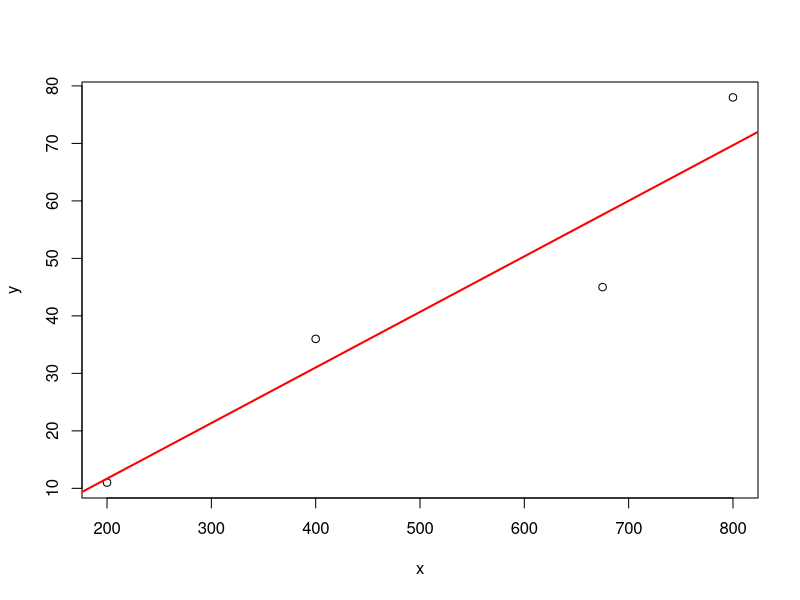
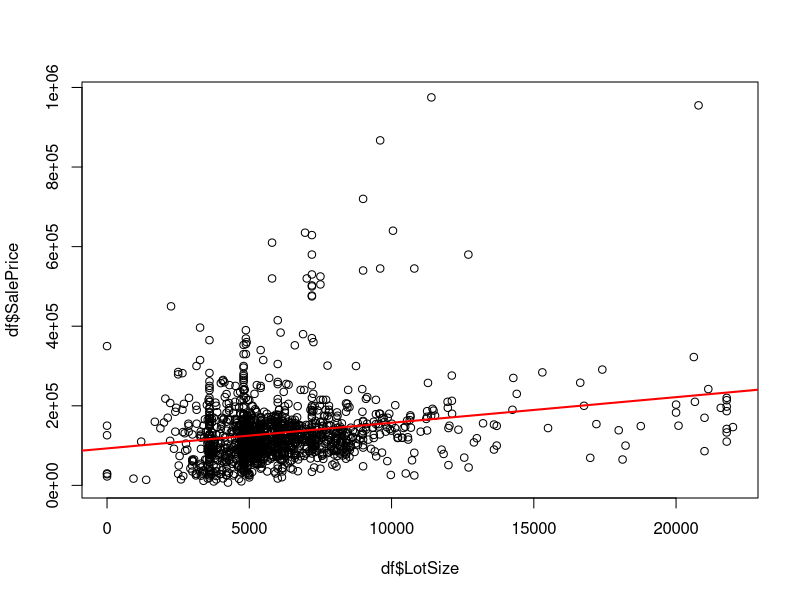

Recreate these plots in R, in order.
### author: Dr. Qiusheng Wu

############################## Ex1
# 1a
n <- 24
intercept <- 0.46
slope <- 0.19

TSS <- 2.3  # Total sum of squares
RSS <- 1.7  # Residual sum of squares
MSS <- TSS - RSS # Model sum of squares

df1 <- 1
df2 <- n-2

msq1 <- MSS/df1 # mean square of regression
msq2 <- RSS/df2  # mean square of residual

F.value <- msq1/msq2  # 7.76

# 1b
y <- intercept + slope * (50000/1000)  # y = 9.96


# 1c
# for every increase in annual income equal to $1000, the predicted weekly shopping trip frequency will increase by 0.19

# 1d
F.critical <- qf(0.95,df1,df2)  # 4.30
# since F.value > F.critical, we reject the null hypothesis. In other words, the regression coefficient is significantly different from zero

# 1e
r.sq <- MSS/TSS  # R2 = 0.26
r <- sqrt(r.sq)  # r = 0.51


########################################## Ex6

## option 1: using lm() function

# (a)
y <- c(36,78,11,45)
x <- c(400,800,200,675)
n <- length(y)

m <- lm(y~x)
summary(m)
# intercept = -7.63721
# slope = 0.09665

## (b)
# use the equation on page 236 of the textbook
se <- sqrt(sum(residuals(m)^2)/(n-2))  # 11.252

## (c)
summary(m)
anova(m)
# p-value: 0.05663
# p-value > 0.05, so we fail to reject the null hypothesis that the regression coefficient associated with the independent variables is equal to zero
confint(m)
#                     2.5 %     97.5 %
# (Intercept)   -66.487337152 51.2129252
# x             -0.006754067  0.2000541

## (d)
summary(m)
# R2 = 0.8899

## (e)
df <- data.frame(x,y)
df$predict <- fitted(m)
df$residual <- residuals(m)
View(df)

## (f)
anova(m)
# Analysis of Variance Table
# 
# Response: y
# Df  Sum Sq Mean Sq F value  Pr(>F)  
# x          1 2047.77 2047.77  16.173 0.05663 .
# Residuals  2  253.23  126.61                  
# ---
#   Signif. codes:  0 ?**?0.001 ?*?0.01 ??0.05 ??0.1 ??1

## (g)
plot(x,y)
abline(m,col="red",lwd=2)


########################## Ex 10
df <- read.csv("Milwaukee_Sales_2012.csv",header = TRUE)
m <- lm(SalePrice ~ LotSize,data = df)
summary(m)

# SalePrice = 92980 + 6.443 * Lotsize

# Call:
#   lm(formula = SalePrice ~ LotSize, data = df)
# 
# Residuals:
#   Min      1Q  Median      3Q     Max 
# -144724  -42205  -14553   20987  808570 
# 
# Coefficients:
#   Estimate Std. Error t value Pr(>|t|)    
# (Intercept) 9.298e+04  5.249e+03  17.715  < 2e-16 ***
#   LotSize     6.443e+00  7.835e-01   8.223 4.37e-16 ***
#   ---
#   Signif. codes:  0 ?**?0.001 ?*?0.01 ??0.05 ??0.1 ??1
# 
# Residual standard error: 83090 on 1447 degrees of freedom
# Multiple R-squared:  0.04464,	Adjusted R-squared:  0.04398 
# F-statistic: 67.62 on 1 and 1447 DF,  p-value: 4.374e-16

anova(m)
# Analysis of Variance Table
# 
# Response: SalePrice
# Df     Sum Sq    Mean Sq F value    Pr(>F)    
# LotSize      1 4.6676e+11 4.6676e+11  67.615 4.374e-16 ***
#   Residuals 1447 9.9889e+12 6.9032e+09                      
# ---
#   Signif. codes:  0 ?**?0.001 ?*?0.01 ??0.05 ??0.1 ??1

plot(df$LotSize,df$SalePrice)
abline(m,col="red",lwd=2)



############################################ Ex 11
df <- read.csv("UK_Housing.csv",header = TRUE)

## (a)
m <- lm(df$price~df$bedrooms)
summary(m)

## price = 11254.1 + 11892.6 * bedrooms


# Call:
#   lm(formula = df$price ~ df$bedrooms)
# 
# Residuals:
#   Min     1Q Median     3Q    Max 
# -39324 -11511  -3539   8461 107568 
# 
# Coefficients:
#   Estimate Std. Error t value Pr(>|t|)    
# (Intercept)  11254.1     2312.7   4.866 1.53e-06 ***
#   df$bedrooms  11892.6      876.5  13.568  < 2e-16 ***
#   ---
#   Signif. codes:  0 ?**?0.001 ?*?0.01 ??0.05 ??0.1 ??1
# 
# Residual standard error: 17800 on 497 degrees of freedom
# Multiple R-squared:  0.2703,	Adjusted R-squared:  0.2688 
# F-statistic: 184.1 on 1 and 497 DF,  p-value: < 2.2e-16


## (b)
m <- lm(df$price~df$bathrooms)
summary(m)

## price = 32729 + 7113 * bathrooms

# Call:
#   lm(formula = df$price ~ df$bathrooms)
# 
# Residuals:
#   Min     1Q Median     3Q    Max 
# -34955 -15242  -5342  10908 114658 
# 
# Coefficients:
#   Estimate Std. Error t value Pr(>|t|)    
# (Intercept)     32729       3149  10.394  < 2e-16 ***
#   df$bathrooms     7113       2682   2.653  0.00824 ** 
#   ---
#   Signif. codes:  0 ?**?0.001 ?*?0.01 ??0.05 ??0.1 ??1
# 
# Residual standard error: 20690 on 497 degrees of freedom
# Multiple R-squared:  0.01396,	Adjusted R-squared:  0.01198 
# F-statistic: 7.036 on 1 and 497 DF,  p-value: 0.008245

## comments, although the model is significant, the R2 is too small, compared to the previous model using bedrooms. That means bedroom is a much better predictor than bathroom.